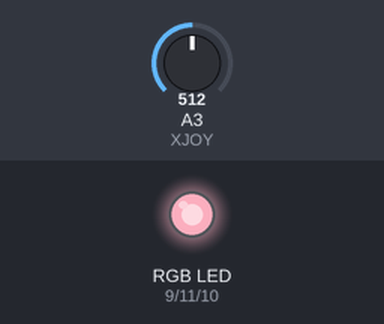
Recording of a sketch running on a simulated Arduino Uno, built with avr-gcc and run on an emulated ATmega328P. Parts: an RGB LED mixed from three pins (HIGH = lit). The test bench sets the inputs (shaded band); at power-on: A3 (XJOY) = 512. Random numbers use the default seed unless the sketch sets one.

Above: at 1.3 s.
1.4 s: A3 (XJOY) set to 122
At 1.59 s:
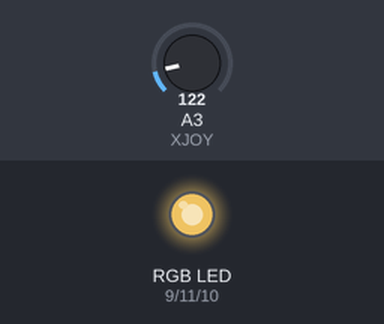
4.5 s: A3 (XJOY) set to 0
At 4.62 s:
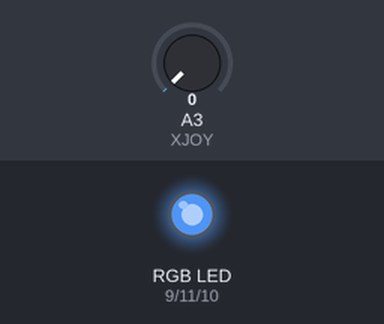
Timing chart, 0 to 5.7 s (numbered marks = the images above; inputs shaded):
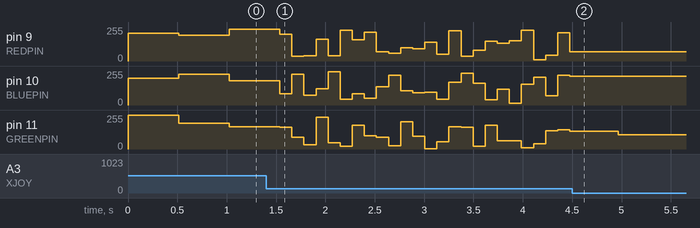

The sketch:

colorCycleBlinkyRandom.ino
```cpp
// color swirl! connect an RGB LED to the PWM pins as indicated
// in the #defines
// public domain, enjoy!
#define REDPIN 9
#define GREENPIN 11
#define BLUEPIN 10
#define XJOY 3

int r = 0;
int  g  = 0;
int b = 0;
int blinkSpeed = 500;

void setup() {
  pinMode(REDPIN, OUTPUT);
  pinMode(GREENPIN, OUTPUT);
  pinMode(BLUEPIN, OUTPUT);
  pinMode(XJOY, INPUT);
  randomSeed(analogRead(0));
}
void loop() {

  blinkSpeed = analogRead(XJOY);

  r = random(255);
  b = random(255);
  g = random(255);

  analogWrite(REDPIN, r);
  analogWrite(GREENPIN, g);
  analogWrite(BLUEPIN, b);
  delay(blinkSpeed);

}
```
